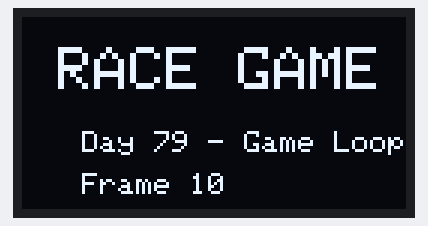
Bench run of a sketch on a simulated ESP32. Parts: 128×64 one-colour display.

Above: at 0.5 s.
At 5.5 s:
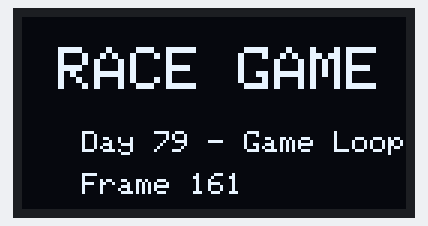
At 10.49 s:
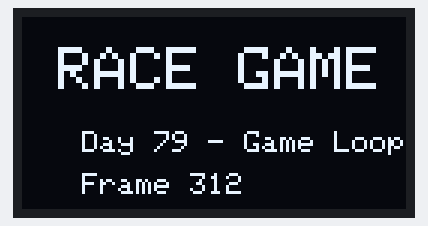
At 19.86 s:
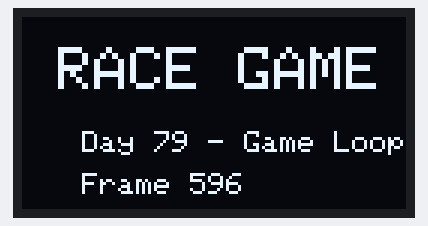
At 29.53 s:
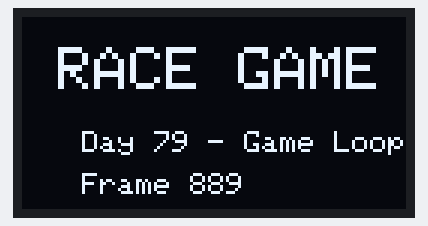
At 39.82 s:
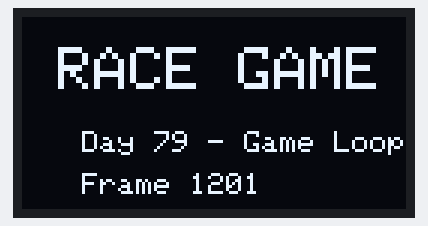

The sketch:

day_79_display_and_game_loop.ino
```cpp
// Day 79: OLED display and fixed-rate game loop foundation.
#include <Wire.h>
#include <Adafruit_GFX.h>
#include <Adafruit_SSD1306.h>
Adafruit_SSD1306 display(128,64,&Wire,-1);
const unsigned long FRAME_MS=33;
unsigned long previousFrame=0;
uint32_t frameCount=0;
void setup(){
  Serial.begin(115200); Wire.begin(21,22);
  if(!display.begin(SSD1306_SWITCHCAPVCC,0x3C)){Serial.println("OLED missing");while(true)delay(1000);}
}
void loop(){
  unsigned long now=millis();
  if(now-previousFrame<FRAME_MS)return;
  previousFrame+=FRAME_MS;
  frameCount++;
  display.clearDisplay();
  display.setTextColor(SSD1306_WHITE);
  display.setTextSize(2); display.setCursor(12,10); display.println("RACE GAME");
  display.setTextSize(1); display.setCursor(20,38); display.println("Day 79 - Game Loop");
  display.setCursor(20,52); display.print("Frame "); display.print(frameCount);
  display.display();
}
```
